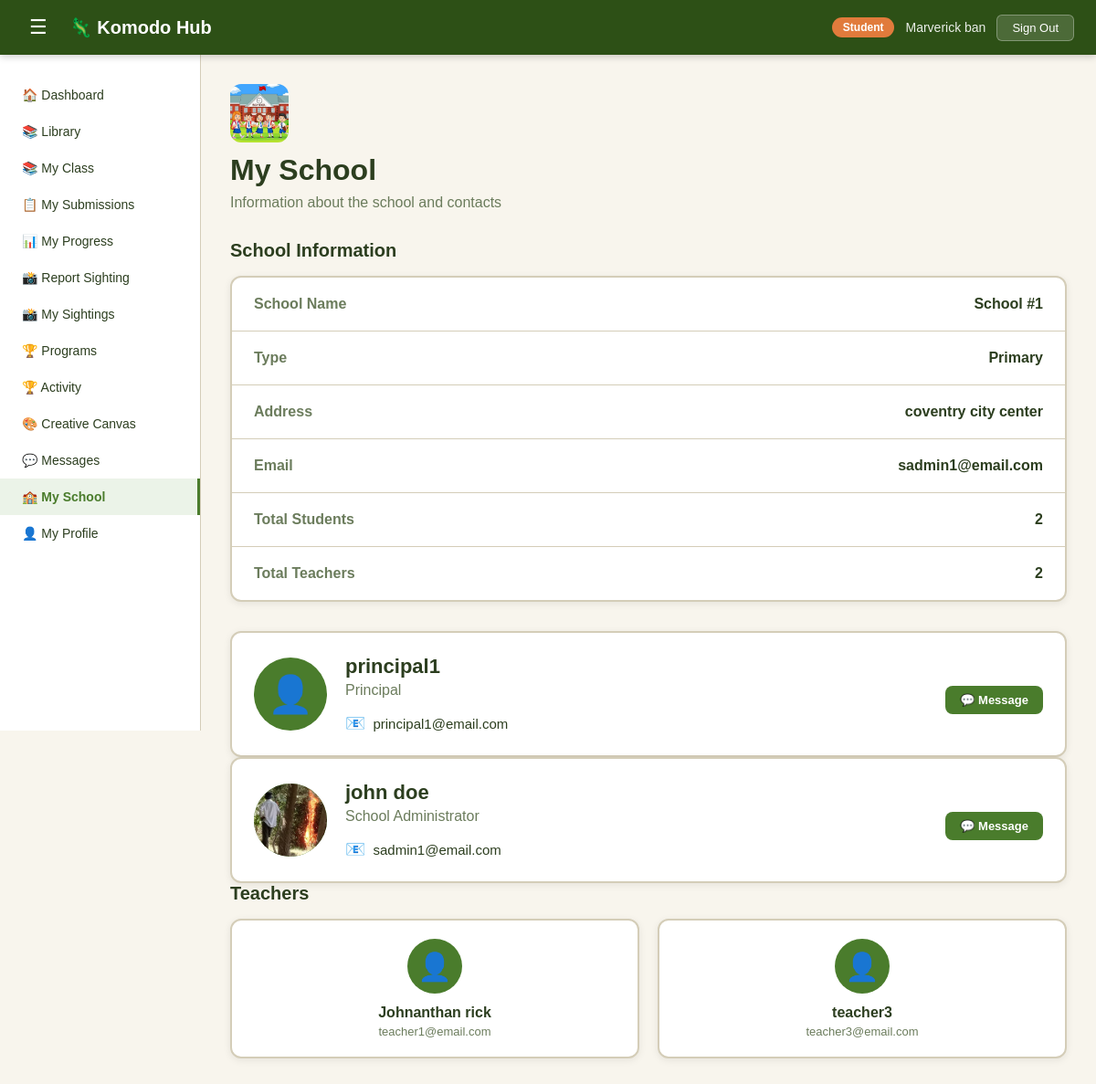
The page /my-organization (signed in) on the database its author committed.
### tables this page shows
CREATE TABLE user(
    user_id INTEGER PRIMARY KEY AUTOINCREMENT,
    fullname TEXT NOT NULL,
    email TEXT NOT NULL,
    role TEXT,
    password TEXT NOT NULL,
    organization_id INTEGER, avatar TEXT, phone TEXT, location TEXT, created_at TIMESTAMP DEFAULT '2025-01-01', status TEXT DEFAULT 'active', points INTEGER DEFAULT 0,
    FOREIGN KEY (organization_id) REFERENCES organization(organization_id)
);

CREATE TABLE "organization" (
	"organization_id"	INTEGER,
	"name"	TEXT NOT NULL,
	"category"	TEXT NOT NULL CHECK("category" IN ('school', 'community')),
	"type"	TEXT,
	"email"	VARCHAR(50) NOT NULL,
	"address"	TEXT,
	"avatar"	TEXT,
	PRIMARY KEY("organization_id" AUTOINCREMENT)
);

### app.py (the view, shortened to what this page needs)
@app.route('/my-organization')
def my_organization():
    if 'user_id' not in session:
        return redirect(url_for('login_get'))
    user = db.fetch_one('SELECT * FROM user WHERE user_id = ?', (session['user_id'],))
    if not user['organization_id']:
        return redirect(url_for('dashboard'))
    org = db.fetch_one('SELECT * FROM organization WHERE organization_id = ?', (user['organization_id'],))
    is_school = org['category'] == 'school'
    if is_school:
        member_count = db.fetch_one(
            "SELECT COUNT(*) as count FROM user WHERE organization_id = ? AND role = 'student'",
            (user['organization_id'],)
        )['count']
        staff_count = db.fetch_one(
            "SELECT COUNT(*) as count FROM user WHERE organization_id = ? AND role = 'teacher'",
            (user['organization_id'],)
        )['count']
        leader = db.fetch_one(
            "SELECT * FROM user WHERE organization_id = ? AND role = 'principal' LIMIT 1",
            (user['organization_id'],)
        )
        admin = db.fetch_one(
            "SELECT * FROM user WHERE organization_id = ? AND role = 'school-admin' LIMIT 1",
            (user['organization_id'],)
        )
        staff = db.fetch_query(
            "SELECT * FROM user WHERE organization_id = ? AND role = 'teacher'",
            (user['organization_id'],)
        )
    return render_template('shared/my-organization.html',
        user=user,
        org=org,
        is_school=is_school,
        member_count=member_count,
        staff_count=staff_count,
        leader=leader,
        admin=admin,
        staff=staff
    )

### app.py (called while the page is built)
@app.context_processor
def inject_enrolled_class():
    if session.get('role') == 'student' and session.get('user_id'):
        enrolled_class = db.fetch_one(
            'SELECT class_id FROM class_enrollment WHERE student_id = ? LIMIT 1',
            (session['user_id'],)
        )
        return {'enrolled_class': enrolled_class}
    return {'enrolled_class': None}

### database.py (called while the page is built)
def fetch_query(sql, params=()):
    with sqlite3.connect('Komodo_DB.db') as con:
        con.row_factory = sqlite3.Row
        cur = con.cursor()
        cur.execute(sql, params)
        rows = cur.fetchall()
        return rows

def fetch_one(sql, params=()):
    with sqlite3.connect('Komodo_DB.db') as con:
        con.row_factory = sqlite3.Row
        cur = con.cursor()
        cur.execute(sql, params)
        row = cur.fetchone()
        return row

### templates/shared/my-organization.html (shortened to what this page needs)
<!DOCTYPE html>
<html lang="en">
<head>
    <link rel="stylesheet" href="{{ url_for('static', filename='css/style.css') }}">
    <link rel="stylesheet" href="{{ url_for('static', filename='css/dashboard.css') }}">
    <link rel="stylesheet" href="{{ url_for('static', filename='css/tabs/my-organization.css') }}">
</head>
<body class="dashboard-body">
    {% include 'shared/navbar.html' %}
    <div class="dash-layout">
        {% include 'shared/sidebar.html' %}
        <main class="dash-main">
            <div class="page-header">
                {% if org and org['avatar'] %}
                    <img src="{{ url_for('static', filename=org['avatar']) }}"
                        alt="{{ org['name'] }}"
                        style="width:64px;height:64px;object-fit:cover;border-radius:12px;margin-bottom:12px;display:block;">
                {% else %}
                    <div style="font-size:48px;margin-bottom:8px;">
                        {% if is_school %}🏫{% else %}🤝{% endif %}
                    </div>
                {% endif %}
                <h1>{% if is_school %}My School{% else %}My Community{% endif %}</h1>
                <p>Information about the {{ 'school' if is_school else 'community' }} and contacts</p>
            </div>
            <div class="info-section">
                <h2 class="section-title">{{ 'School' if is_school else 'Community' }} Information</h2>
                <div class="info-box">
                    <div class="info-row">
                        <span class="info-label">{{ 'School' if is_school else 'Community' }} Name</span>
                        <span class="info-value">{{ org['name'] if org else '—' }}</span>
                    </div>
                    <div class="info-row">
                        <span class="info-label">Type</span>
                        <span class="info-value">{{ org['type'].title() if org and org['type'] else '—' }}</span>
                    </div>
                    <div class="info-row">
                        <span class="info-label">Address</span>
                        <span class="info-value">{{ org['address'] if org and org['address'] else '—' }}</span>
                    </div>
                    <div class="info-row">
                        <span class="info-label">Email</span>
                        <span class="info-value">{{ org['email'] if org else '—' }}</span>
                    </div>
                    <div class="info-row">
                        <span class="info-label">{{ 'Total Students' if is_school else 'Total Members' }}</span>
                        <span class="info-value">{{ member_count }}</span>
                    </div>
                    {% if is_school and staff_count is not none %}
                    <div class="info-row">
                        <span class="info-label">Total Teachers</span>
                        <span class="info-value">{{ staff_count }}</span>
                    </div>
                    {% endif %}
                </div>
            </div>
            {% if is_school and leader %}
            <div class="contact-card">
                <div class="contact-avatar">
                </div>
                <div class="contact-details">
                    <h3 class="contact-name">{{ leader['fullname'] }}</h3>
                    <p class="contact-role">Principal</p>
                    <div class="contact-info">
                        <div class="contact-item">
                            <span class="contact-icon">&#128231;</span>
                            <span>{{ leader['email'] }}</span>
                        </div>
                    </div>
                </div>
                <a href="/messages?open={{ leader['user_id'] }}" class="btn-contact-message">
                    💬 Message
                </a>
            </div>
            {% endif %}
            {% if admin %}
            <div class="contact-card">
                <div class="contact-avatar">
                    {% if admin['avatar'] %}
                        <img src="{{ url_for('static', filename=admin['avatar']) }}"
                            style="width:100%;height:100%;object-fit:cover;border-radius:50%;">
                    {% else %}&#128100;{% endif %}
                </div>
                <div class="contact-details">
                    <h3 class="contact-name">{{ admin['fullname'] }}</h3>
                    <p class="contact-role">{{ 'School Administrator' if is_school else 'Community Administrator' }}</p>
                    <div class="contact-info">
                        <div class="contact-item">
                            <span class="contact-icon">&#128231;</span>
                            <span>{{ admin['email'] }}</span>
                        </div>
                    </div>
                </div>
                <a href="/messages?open={{ admin['user_id'] }}" class="btn-contact-message">
                    💬 Message
                </a>
            </div>
            {% endif %}
            <div class="info-section">
                <h2 class="section-title">{{ 'Teachers' if is_school else 'Members' }}</h2>
                {% if staff %}
                <div class="contacts-grid">
                    {% for person in staff %}
                    <div class="contact-card-small">
                        <div class="contact-avatar-small">
                        </div>
                        <h4 class="contact-name-small">{{ person['fullname'] }}</h4>
                        <div class="contact-email-small">{{ person['email'] }}</div>
                    </div>
                    {% endfor %}
                </div>
                {% else %}
                <p style="color: var(--text-muted); padding: 20px 0;">
                    No {{ 'teachers' if is_school else 'members' }} registered yet.
                </p>
                {% endif %}
            </div>
        </main>
    </div>
</body>
</html>

### templates/shared/navbar.html
    <nav class="dash-nav">
        <div class="dash-nav-left">
            <button class="sidebar-toggle" onclick="toggleSidebar()">&#9776;</button>
            <a href="/dashboard/{{ user['role'] }}" class="dash-logo">&#129422; Komodo Hub</a>
        </div>
        <div class="dash-nav-right">
            <span class="nav-role-badge">{{ user['role'].replace('-', ' ').title() }}</span>
            <span class="nav-username">{{ user['fullname'] }}</span>
            <button class="btn-signout" onclick="signOut()">Sign Out</button>
        </div>
    </nav>

### static/css/style.css (style rules this page uses)
* { margin: 0; padding: 0; box-sizing: border-box; }
:root { --primary-green: #2D5016; --secondary-green: #4A7C2C; --accent-orange: #E17B3C; --light-bg: #F8F5ED; --white: #FFFFFF; --text-dark: #2C3E1F; --text-muted: #6B7C5C; --border-color: #D4CDB8; }
body { font-family: Arial, sans-serif; background-color: var(--light-bg); min-height: 100vh; display: flex; align-items: center; justify-content: center; padding: 20px; }

### static/css/dashboard.css (style rules this page uses)
.dashboard-body { display: block; padding: 0; background-color: var(--light-bg); min-height: 100vh; }
.dash-nav { background-color: var(--primary-green); color: var(--white); padding: 0 24px; height: 60px; display: flex; align-items: center; justify-content: space-between; position: sticky; top: 0; z-index: 100; box-shadow: 0 2px 8px rgba(0,0,0,0.2); }
.dash-nav-left { display: flex; align-items: center; gap: 16px; }
.dash-logo { color: var(--white); text-decoration: none; font-size: 20px; font-weight: bold; }
.sidebar-toggle { background: none; border: none; color: var(--white); font-size: 22px; cursor: pointer; padding: 4px 8px; border-radius: 4px; }
.dash-nav-right { display: flex; align-items: center; gap: 12px; }
.nav-role-badge { background-color: var(--accent-orange); color: var(--white); padding: 4px 12px; border-radius: 20px; font-size: 12px; font-weight: bold; }
.nav-username { font-size: 14px; color: rgba(255,255,255,0.9); }
.btn-signout { background-color: rgba(255,255,255,0.15); color: var(--white); border: 1px solid rgba(255,255,255,0.3); padding: 6px 16px; border-radius: 6px; font-size: 13px; cursor: pointer; }
.dash-layout { display: flex; min-height: calc(100vh - 60px); }
.dash-main { flex: 1; padding: 32px; overflow-y: auto; }

### rows shown on the page
user: role.replace "Student", fullname "Marverick ban"
organization: avatar (picture), category "school", category "School", name "School #1", type "Primary", address "coventry city center", email "sadmin1@email.com"
user: fullname "principal1", email "principal1@email.com"
user: avatar (picture), fullname "john doe", email "sadmin1@email.com"
user: fullname "Johnanthan rick", email "teacher1@email.com"
user: fullname "teacher3", email "teacher3@email.com"

### other values the page prints
{{ 'Total Students' if is_school else 'Total Members' }} "Total Students"
{{ member_count }} "2"
{{ staff_count }} "2"
{{ 'School Administrator' if is_school else 'Community Administrator' }} "School Administrator"
{{ 'Teachers' if is_school else 'Members' }} "Teachers"
